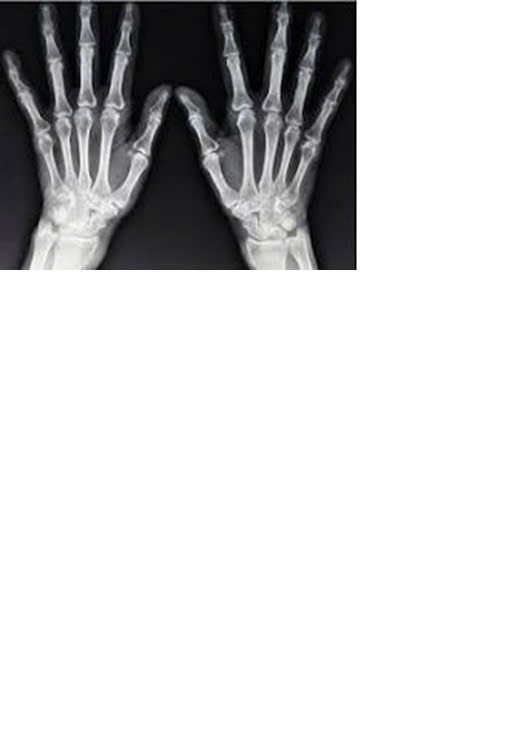
#> input picture OpenCV/Pic1.jpg, 523 x 747 px
$ python B4.py
#> lines starting #> are read from the running program, lines starting #| are printed output that depends on the picture; after the words box and inside, x2 and y2 are one past the last pixel; in counts of white or black regions, pixels touching at a corner belong together
import cv2
import numpy as np

img = cv2.imread('Pic1.jpg')
#> img is the input picture: shape (747, 523, 3); mean B, G, R 211.5, 210.9, 210.9
img = cv2.resize(img, (300, 300))
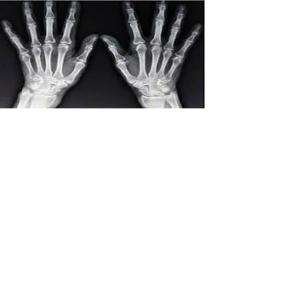
#> img: shape (300, 300, 3); mean B, G, R 211.5, 210.9, 210.9

kernel_identity = np.array([[0, 0, 0], [0, 1, 0], [0, 0, 0]])
kernel_3x3 = np.ones((3, 3), np.float32) / 9.0
kernel_5x5 = np.ones((5, 5), np.float32) / 25.0

output_identity = cv2.filter2D(img, -1, kernel_identity)
output_3x3 = cv2.filter2D(img, -1, kernel_3x3)

img_copy = img.copy()
output_5x5 = cv2.filter2D(img[0:100, 0:100], -1, kernel_5x5)
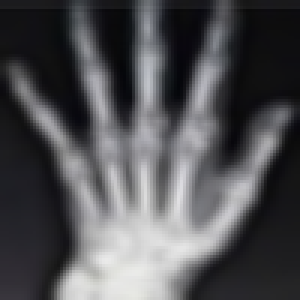
#> output_5x5: shape (100, 100, 3) (shown 3 times larger); mean B, G, R 83.9, 80.9, 81
img_copy[0:100, 0:100] = output_5x5
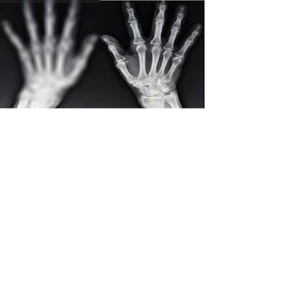
#> img_copy: shape (300, 300, 3); 10.35% of pixels changed, all inside (x1, y1, x2, y2) = (0, 0, 100, 100)

def create_captioned_image(image, caption, width, height):
#> called with caption = 'Original', width = 300, height = 300
    caption_area = np.zeros((50, width, 3), dtype=np.uint8)
    cv2.putText(caption_area, caption, (10, 30), cv2.FONT_HERSHEY_SIMPLEX, 0.8, (255, 255, 255), 2)
    return cv2.vconcat([caption_area, image])

img_captioned = create_captioned_image(img, "Original", 300, 300)
output_identity_captioned = create_captioned_image(output_identity, "Identity Filter", 300, 300)
output_3x3_captioned = create_captioned_image(output_3x3, "3x3 Filter", 300, 300)
#> call 3 of create_captioned_image, with caption = '3x3 Filter', width = 300, height = 300
#> in create_captioned_image (call 3), `return cv2.vconcat([caption_area, image])`:
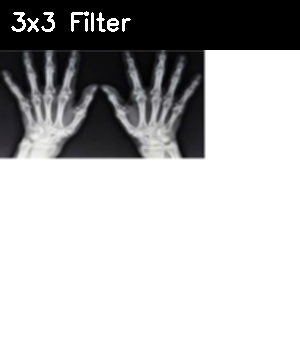
#> returned value: shape (350, 300, 3); mean of channels 0, 1, 2 183.2, 182.6, 182.6; drawn as B, G, R
output_5x5_captioned = create_captioned_image(img_copy, "5x5 Filter", 300, 300)

top_row = cv2.hconcat([img_captioned, output_identity_captioned])
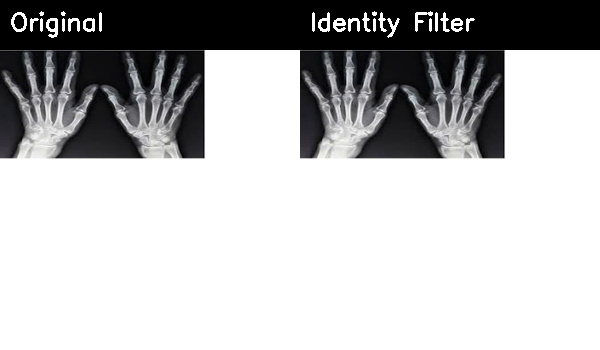
#> top_row: shape (350, 600, 3); mean B, G, R 183.6, 183, 183
bottom_row = cv2.hconcat([output_3x3_captioned, output_5x5_captioned])
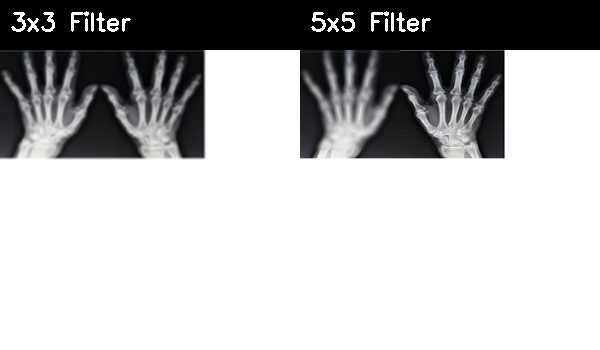
#> bottom_row: shape (350, 600, 3); mean B, G, R 183.3, 182.7, 182.7
combined = cv2.vconcat([top_row, bottom_row])
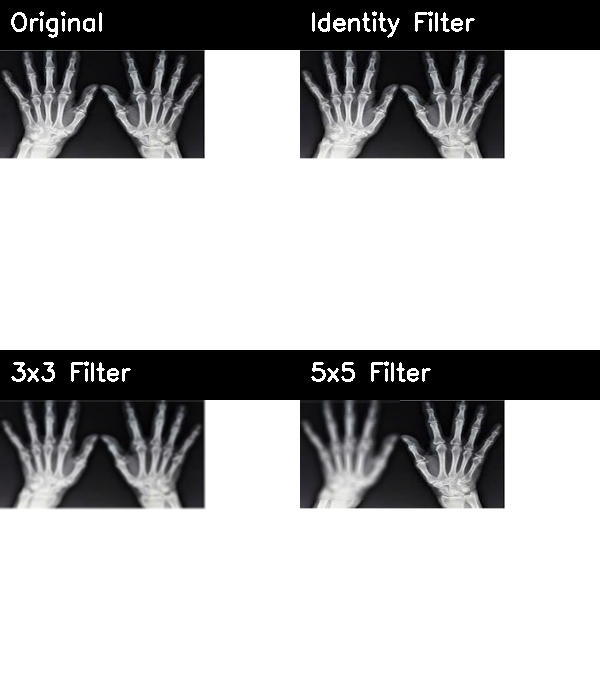
#> combined: shape (700, 600, 3); mean B, G, R 183.4, 182.9, 182.8

cv2.imshow('Filters Combined with Captions', combined)
cv2.waitKey(0)
cv2.destroyAllWindows()
